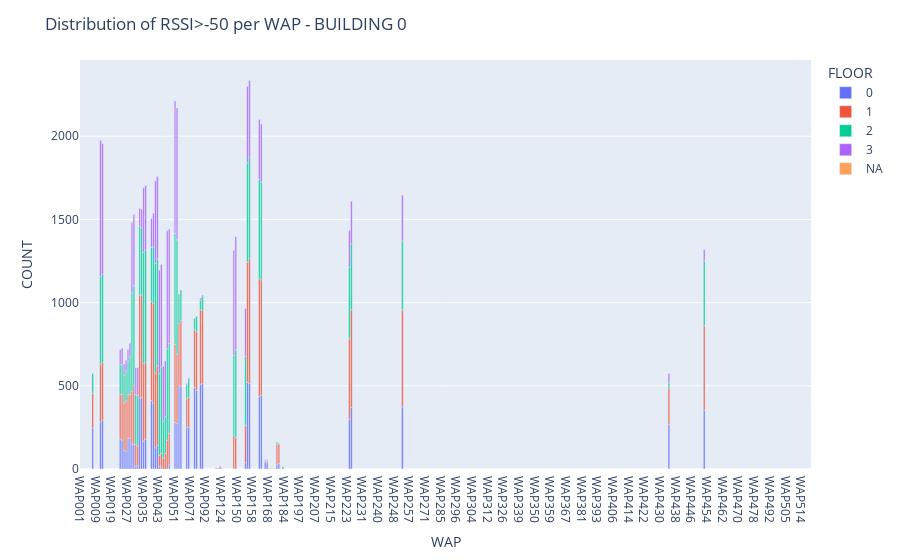

The notebook cell saved with this chart:
### Markdown cell above
#### WAP distribution per floor - Each Building

### Code cell
fig = px.bar(full_wap_dist[(full_wap_dist.BUILDINGID == 0) | (full_wap_dist.BUILDINGID == 'NA')], x = 'WAP', y = 'COUNT', color = 'FLOOR')
fig.update_layout(title = "Distribution of RSSI>-50 per WAP - BUILDING 0", barmode='relative', xaxis={'categoryorder':'category ascending'})
fig.show()

### Figure 1 — Plotly figure (JSON) as saved in the notebook; plotly's stock layout.template omitted (floating-point values rounded to 4 significant figures; data arrays with more than 128 entries replaced by an {"elided": "..."} marker saying what was removed)
{"data": [{"alignmentgroup": "True", "hoverlabel": {"namelength": 0}, "hovertemplate": "FLOOR=0<br>WAP=%{x}<br>COUNT=%{y}", "legendgroup": "0", "marker": {"color": "#636efa"}, "name": "0", "offsetgroup": "0", "orientation": "v", "showlegend": true, "textposition": "auto", "type": "bar", "x": ["WAP007", "WAP013", "WAP014", "WAP023", "WAP024", "WAP025", "WAP026", "WAP027", "WAP028", "WAP029", "WAP030", "WAP031", "WAP032", "WAP033", "WAP034", "WAP035", "WAP036", "WAP039", "WAP040", "WAP041", "WAP042", "WAP043", "WAP044", "WAP048", "WAP051", "WAP052", "WAP053", "WAP054", "WAP057", "WAP058", "WAP075", "WAP076", "WAP080", "WAP081", "WAP103", "WAP104", "WAP123", "WAP124", "WAP142", "WAP154", "WAP155", "WAP156", "WAP161", "WAP162", "WAP166", "WAP167", "WAP172", "WAP173", "WAP224", "WAP225", "WAP253", "WAP434", "WAP452"], "xaxis": "x", "y": [246, 283, 293, 180, 174, 112, 106, 184, 185, 151, 147, 16, 20, 428, 431, 167, 179, 411, 397, 127, 141, 15, 12, 25, 279, 273, 501, 497, 252, 252, 490, 474, 510, 513, 6, 5, 13, 1, 2, 38, 522, 514, 435, 443, 43, 38, 26, 34, 298, 370, 374, 268, 352], "yaxis": "y"}, {"alignmentgroup": "True", "hoverlabel": {"namelength": 0}, "hovertemplate": "FLOOR=1<br>WAP=%{x}<br>COUNT=%{y}", "legendgroup": "1", "marker": {"color": "#EF553B"}, "name": "1", "offsetgroup": "1", "orientation": "v", "showlegend": true, "textposition": "auto", "type": "bar", "x": ["WAP007", "WAP013", "WAP014", "WAP023", "WAP024", "WAP025", "WAP026", "WAP027", "WAP028", "WAP029", "WAP030", "WAP031", "WAP032", "WAP033", "WAP034", "WAP035", "WAP036", "WAP039", "WAP040", "WAP041", "WAP042", "WAP043", "WAP044", "WAP045", "WAP046", "WAP047", "WAP048", "WAP051", "WAP052", "WAP053", "WAP054", "WAP057", "WAP058", "WAP075", "WAP076", "WAP080", "WAP081", "WAP123", "WAP124", "WAP142", "WAP143", "WAP154", "WAP155", "WAP156", "WAP161", "WAP162", "WAP166", "WAP167", "WAP169", "WAP172", "WAP173", "WAP224", "WAP225", "WAP253", "WAP434", "WAP452"], "xaxis": "x", "y": [209, 347, 348, 268, 273, 286, 304, 263, 264, 316, 354, 134, 118, 618, 615, 468, 460, 597, 599, 449, 479, 67, 82, 67, 93, 173, 188, 470, 417, 373, 394, 171, 178, 346, 351, 447, 441, 5, 5, 200, 189, 223, 721, 750, 709, 694, 5, 11, 3, 123, 116, 485, 587, 582, 224, 509], "yaxis": "y"}, {"alignmentgroup": "True", "hoverlabel": {"namelength": 0}, "hovertemplate": "FLOOR=2<br>WAP=%{x}<br>COUNT=%{y}", "legendgroup": "2", "marker": {"color": "#00cc96"}, "name": "2", "offsetgroup": "2", "orientation": "v", "showlegend": true, "textposition": "auto", "type": "bar", "x": ["WAP007", "WAP013", "WAP014", "WAP023", "WAP024", "WAP025", "WAP026", "WAP027", "WAP028", "WAP029", "WAP030", "WAP031", "WAP032", "WAP033", "WAP034", "WAP035", "WAP036", "WAP039", "WAP040", "WAP041", "WAP042", "WAP043", "WAP044", "WAP045", "WAP046", "WAP047", "WAP048", "WAP051", "WAP052", "WAP053", "WAP054", "WAP057", "WAP058", "WAP075", "WAP076", "WAP080", "WAP081", "WAP142", "WAP143", "WAP154", "WAP155", "WAP156", "WAP161", "WAP162", "WAP166", "WAP167", "WAP169", "WAP170", "WAP171", "WAP172", "WAP173", "WAP182", "WAP183", "WAP224", "WAP225", "WAP253", "WAP434", "WAP452"], "xaxis": "x", "y": [119, 527, 528, 179, 179, 166, 179, 200, 226, 589, 601, 297, 304, 412, 403, 667, 676, 325, 338, 659, 643, 490, 519, 220, 224, 550, 542, 667, 687, 177, 184, 88, 114, 70, 93, 57, 85, 480, 527, 416, 596, 610, 596, 587, 2, 3, 3, 1, 1, 14, 5, 2, 14, 429, 397, 414, 26, 391], "yaxis": "y"}, {"alignmentgroup": "True", "hoverlabel": {"namelength": 0}, "hovertemplate": "FLOOR=3<br>WAP=%{x}<br>COUNT=%{y}", "legendgroup": "3", "marker": {"color": "#ab63fa"}, "name": "3", "offsetgroup": "3", "orientation": "v", "showlegend": true, "textposition": "auto", "type": "bar", "x": ["WAP007", "WAP013", "WAP014", "WAP023", "WAP024", "WAP025", "WAP026", "WAP027", "WAP028", "WAP029", "WAP030", "WAP031", "WAP032", "WAP033", "WAP034", "WAP035", "WAP036", "WAP039", "WAP040", "WAP041", "WAP042", "WAP043", "WAP044", "WAP045", "WAP046", "WAP047", "WAP048", "WAP051", "WAP052", "WAP057", "WAP058", "WAP080", "WAP081", "WAP142", "WAP143", "WAP154", "WAP155", "WAP156", "WAP161", "WAP162", "WAP166", "WAP167", "WAP168", "WAP182", "WAP183", "WAP224", "WAP225", "WAP253", "WAP434", "WAP452"], "xaxis": "x", "y": [4, 818, 786, 91, 100, 67, 66, 71, 80, 426, 429, 162, 167, 108, 112, 388, 389, 172, 203, 497, 495, 624, 616, 330, 333, 709, 688, 796, 793, 5, 6, 13, 7, 633, 679, 287, 460, 461, 360, 349, 5, 5, 3, 1, 3, 223, 255, 275, 56, 65], "yaxis": "y"}, {"alignmentgroup": "True", "hoverlabel": {"namelength": 0}, "hovertemplate": "FLOOR=NA<br>WAP=%{x}<br>COUNT=%{y}", "legendgroup": "NA", "marker": {"color": "#FFA15A"}, "name": "NA", "offsetgroup": "NA", "orientation": "v", "showlegend": true, "textposition": "auto", "type": "bar", "x": {"elided": "310 str values"}, "xaxis": "x", "y": {"elided": "310 int values"}, "yaxis": "y"}], "layout": {"autosize": true, "barmode": "relative", "legend": {"title": {"text": "FLOOR"}, "tracegroupgap": 0}, "margin": {"t": 60}, "title": {"text": "Distribution of RSSI>-50 per WAP - BUILDING 0"}, "xaxis": {"anchor": "y", "autorange": true, "categoryorder": "category ascending", "domain": [0, 1], "range": [-0.5, 372.5], "title": {"text": "WAP"}, "type": "category"}, "yaxis": {"anchor": "x", "autorange": true, "domain": [0, 1], "range": [0, 2458.0], "title": {"text": "COUNT"}, "type": "linear"}}}
